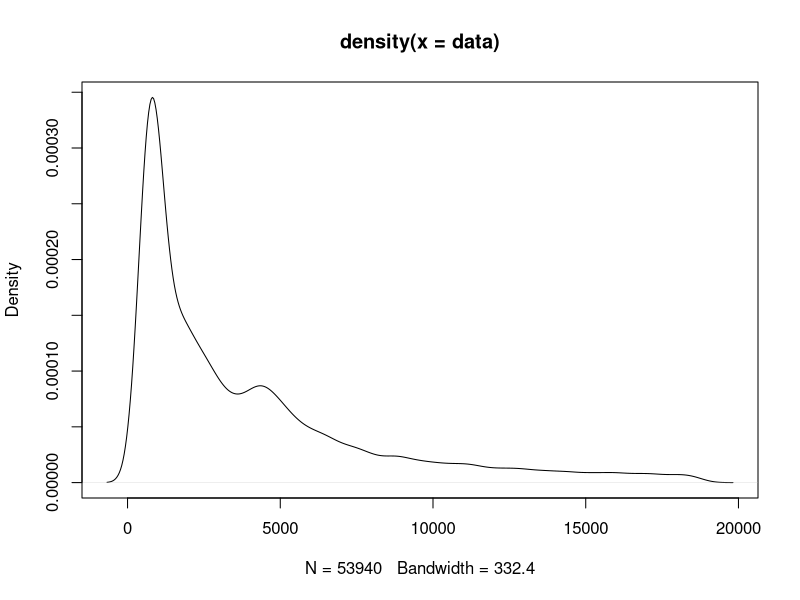

The R source for this figure: (Note: this script raises an error after producing the figure.)
library(tidyverse)

# Variable
data <- diamonds$price
n <- 1
n_samples <- 10000

# Density plot of the population
plot(density(data))

# Sample from data
sample_data <- sample(data, n)

# Plot Sample data
plot(density(sample_data))

# Calculate mean of different sample data
mean_data <- c()
for (i in 1:n_samples) {
  sample_data <- sample(data, n)
  mean_data <- append(mean_data, mean(sample_data))
}

# Plot mean PDF
plot(density(mean_data))


